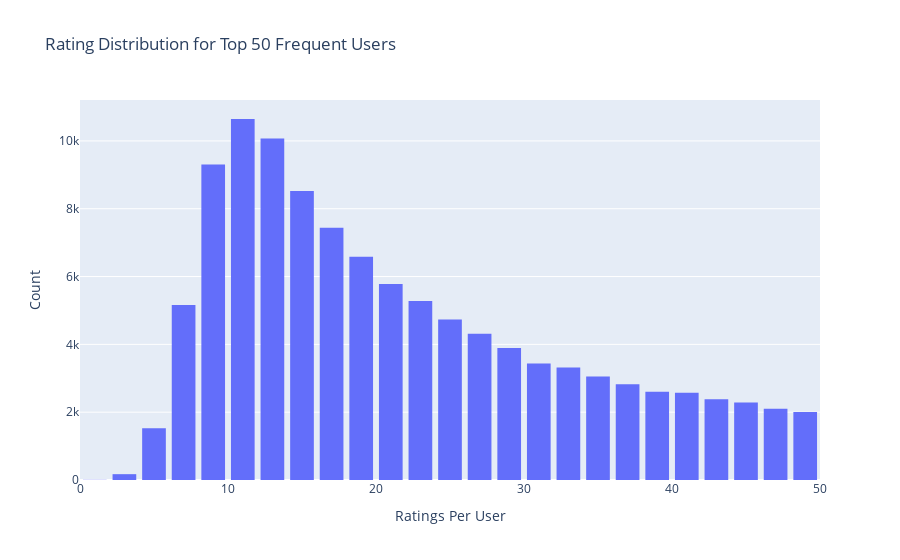

The code cell stored with this chart in its notebook:
### Code cell
# Number of ratings per user
data = movie_ratings.groupby('userID')['rating'].count().clip(upper=50)

# Create trace
trace = go.Histogram(x = data.values,
                     name = 'Ratings',
                     xbins = dict(start = 0,
                                  end = 50,
                                  size = 2))
# Create layout
layout = go.Layout(title = 'Rating Distribution for Top 50 Frequent Users',
                   xaxis = dict(title = 'Ratings Per User'),
                   yaxis = dict(title = 'Count'),
                   bargap = 0.2)

# Create plot
fig = go.Figure(data=[trace], layout=layout)
fig.show()

### Figure 1 — Plotly figure (JSON) as saved in the notebook; plotly's stock layout.template omitted (floating-point values rounded to 4 significant figures; data arrays with more than 128 entries replaced by an {"elided": "..."} marker saying what was removed)
{"data": [{"name": "Ratings", "type": "histogram", "x": {"elided": "162541 int values"}, "xbins": {"end": 50, "size": 2, "start": 0}}], "layout": {"bargap": 0.2, "title": {"text": "Rating Distribution for Top 50 Frequent Users"}, "xaxis": {"title": {"text": "Ratings Per User"}}, "yaxis": {"title": {"text": "Count"}}}}
